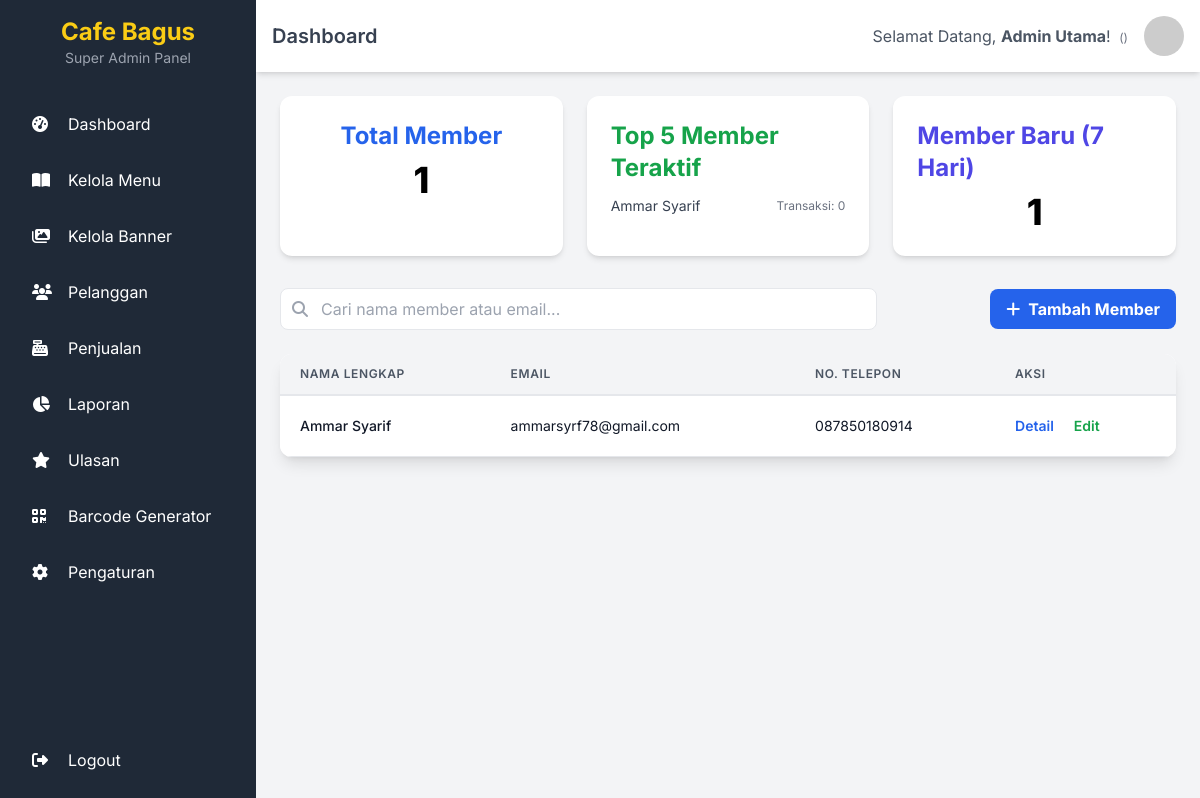
Page /admin/pelanggan/pelanggan.php (signed in) on the committed database.
### tables this page shows
CREATE TABLE `settings` (
  `id` int(10) UNSIGNED NOT NULL,
  `setting_name` varchar(191) NOT NULL,
  `setting_value` text DEFAULT NULL,
  `created_at` timestamp NOT NULL DEFAULT current_timestamp()
);

CREATE TABLE `members` (
  `id` int(10) UNSIGNED NOT NULL,
  `name` varchar(255) NOT NULL,
  `email` varchar(255) NOT NULL,
  `password` varchar(255) NOT NULL,
  `phone` varchar(30) DEFAULT NULL,
  `phone_number` varchar(30) DEFAULT NULL,
  `profile_image_url` varchar(255) DEFAULT NULL,
  `created_at` timestamp NOT NULL DEFAULT current_timestamp()
);

### admin/pelanggan/pelanggan.php (the view, shortened to what this page needs)
<?php
require_once '../includes/header.php';
require_once '../../app/config/db_connect.php';
$members = [];
$sql = "SELECT id, name, email, phone_number FROM members ORDER BY created_at DESC";
$result = $conn->query($sql);
if ($result && $result->num_rows > 0) {
    while ($row = $result->fetch_assoc()) {
        $members[] = $row;
    }
}
$total_members = count($members);
$top_members = [];
$top_sql = "SELECT m.id, m.name, m.email, COUNT(o.id) as transaksi FROM members m LEFT JOIN orders o ON m.id = o.member_id GROUP BY m.id ORDER BY transaksi DESC, m.name ASC LIMIT 5";
$top_result = $conn->query($top_sql);
if ($top_result && $top_result->num_rows > 0) {
    while ($row = $top_result->fetch_assoc()) {
        $top_members[] = $row;
    }
}
$new_members = 0;
$new_sql = "SELECT COUNT(*) as baru FROM members WHERE created_at >= DATE_SUB(NOW(), INTERVAL 7 DAY)";
$new_result = $conn->query($new_sql);
if ($new_result) {
    $new_members = $new_result->fetch_assoc()['baru'] ?? 0;
}
?>
<div class="container mx-auto">
    <div class="grid grid-cols-1 md:grid-cols-3 gap-6 mb-8">
        <div class="bg-white rounded-xl shadow-md p-6 flex flex-col items-center">
            <div class="text-2xl font-bold text-blue-600 mb-2">Total Member</div>
            <div class="text-4xl font-extrabold"><?= $total_members ?></div>
        </div>
        <div class="bg-white rounded-xl shadow-md p-6 flex flex-col items-center">
            <div class="text-2xl font-bold text-green-600 mb-2">Top 5 Member Teraktif</div>
            <ul class="text-gray-700 text-sm w-full">
                <?php foreach ($top_members as $tm): ?>
                    <li class="flex justify-between items-center py-1 border-b last:border-b-0">
                        <span><?= htmlspecialchars($tm['name']) ?></span>
                        <span class="text-xs text-gray-500">Transaksi: <?= $tm['transaksi'] ?></span>
                    </li>
                <?php endforeach; ?>
            </ul>
        </div>
        <div class="bg-white rounded-xl shadow-md p-6 flex flex-col items-center">
            <div class="text-2xl font-bold text-indigo-600 mb-2">Member Baru (7 Hari)</div>
            <div class="text-4xl font-extrabold"><?= $new_members ?></div>
        </div>
    </div>
    <div class="flex flex-col sm:flex-row justify-between items-center mb-6 gap-4">
        <div class="w-full sm:w-2/3">
            <div class="relative">
                <span class="absolute inset-y-0 left-0 flex items-center pl-3">
                    <i class="fas fa-search text-gray-400"></i>
                </span>
                <input type="text" id="searchInput" class="w-full pl-10 pr-4 py-2 border rounded-lg focus:outline-none focus:ring-2 focus:ring-blue-500" placeholder="Cari nama member atau email...">
            </div>
        </div>
        <a href="tambah_pelanggan.php" class="w-full sm:w-auto bg-blue-600 hover:bg-blue-700 text-white font-bold py-2 px-4 rounded-lg flex items-center justify-center">
            <i class="fas fa-plus mr-2"></i> Tambah Member
        </a>
    </div>
    <div class="bg-white rounded-xl shadow-lg overflow-x-auto">
        <table class="min-w-full leading-normal">
            <thead>
                <tr class="bg-gray-100">
                    <th class="px-5 py-3 border-b-2 border-gray-200 text-left text-xs font-semibold text-gray-600 uppercase tracking-wider">
                        Nama Lengkap
                    </th>
                    <th class="px-5 py-3 border-b-2 border-gray-200 text-left text-xs font-semibold text-gray-600 uppercase tracking-wider">
                        Email
                    </th>
                    <th class="px-5 py-3 border-b-2 border-gray-200 text-left text-xs font-semibold text-gray-600 uppercase tracking-wider">
                        No. Telepon
                    </th>
                    <th class="px-5 py-3 border-b-2 border-gray-200 text-left text-xs font-semibold text-gray-600 uppercase tracking-wider">
                        Aksi
                    </th>
                </tr>
            </thead>
            <tbody id="customer-table-body">
                <?php if (!empty($members)): ?>
                    <?php foreach ($members as $member): ?>
                        <tr class="customer-row" data-name="<?= strtolower(htmlspecialchars($member['name'])) ?>" data-email="<?= strtolower(htmlspecialchars($member['email'] ?? '')) ?>">
                            <td class="px-5 py-5 border-b border-gray-200 bg-white text-sm">
                                <p class="text-gray-900 whitespace-no-wrap font-medium"><?= htmlspecialchars($member['name']) ?></p>
                            </td>
                            <td class="px-5 py-5 border-b border-gray-200 bg-white text-sm">
                                <p class="text-gray-900 whitespace-no-wrap"><?= htmlspecialchars($member['email'] ?? 'Tidak ada email') ?></p>
                            </td>
                            <td class="px-5 py-5 border-b border-gray-200 bg-white text-sm">
                                <p class="text-gray-900 whitespace-no-wrap"><?= htmlspecialchars($member['phone_number'] ?? 'Tidak ada no. telp') ?></p>
                            </td>
                            <td class="px-5 py-5 border-b border-gray-200 bg-white text-sm">
                                <a href="detail_pelanggan.php?id=<?= $member['id'] ?>" class="text-blue-600 hover:text-blue-800 font-semibold mr-4">Detail</a>
                                <a href="edit_pelanggan.php?id=<?= $member['id'] ?>" class="text-green-600 hover:text-green-800 font-semibold">Edit</a>
                            </td>
                        </tr>
                    <?php endforeach; ?>
                <?php endif; ?>
            </tbody>
        </table>
    </div>
</div>
<?php
require_once '../includes/footer.php';
?>

### admin/includes/header.php (shortened to what this page needs)
<?php
require_once __DIR__ . '/../../app/config/config.php';
$nama_toko = 'Toko Kopi Anda';
try {
    $stmt = $pdo->prepare("SELECT setting_value FROM settings WHERE setting_name = 'cafe_name'");
    $stmt->execute();
    $pengaturan = $stmt->fetch(PDO::FETCH_ASSOC);
    if ($pengaturan && !empty($pengaturan['setting_value'])) {
        $nama_toko = $pengaturan['setting_value'];
    }
} catch (PDOException $e) {
}
$user_name = 'Admin';
try {
    if (isset($_SESSION['user']) && is_array($_SESSION['user'])) {
        if (!empty($_SESSION['user']['name'])) {
            $user_name = $_SESSION['user']['name'];
        }
    }
} catch (PDOException $e) {
    error_log("Error fetching user name: " . $e->getMessage());
}
?>
<!DOCTYPE html>
<html lang="id">
<head>
    <script src="https://cdn.tailwindcss.com"></script>
    <link rel="stylesheet" href="https://cdnjs.cloudflare.com/ajax/libs/font-awesome/6.5.1/css/all.min.css">
</head>
<body class="bg-gray-100 h-screen overflow-hidden relative">
    <div class="flex h-full">
        <aside id="sidebar" class="w-64 bg-gray-800 text-white p-4 flex-col fixed inset-y-0 left-0 transform -translate-x-full md:relative md:translate-x-0 transition-transform duration-300 ease-in-out z-30 flex">
            <div class="mb-8 text-center">
                <h1 class="text-2xl font-bold text-yellow-400"><?= htmlspecialchars($nama_toko) ?></h1>
                <p class="text-sm text-gray-400">Super Admin Panel</p>
            </div>
            <nav class="flex-grow">
                <a href="<?= BASE_URL ?>admin/index.php" class="sidebar-link flex items-center py-3 px-4 rounded-lg transition duration-200 hover:bg-gray-700">
                    <i class="fas fa-tachometer-alt w-6 mr-3"></i> Dashboard
                </a>
                <a href="<?= BASE_URL ?>admin/menu/kelolamenu.php" class="sidebar-link flex items-center py-3 px-4 rounded-lg transition duration-200 hover:bg-gray-700 mt-2">
                    <i class="fas fa-book-open w-6 mr-3"></i> Kelola Menu
                </a>
                <a href="<?= BASE_URL ?>admin/banner/kelola_banner.php" class="sidebar-link flex items-center py-3 px-4 rounded-lg transition duration-200 hover:bg-gray-700 mt-2">
                    <i class="fas fa-images w-6 mr-3"></i> Kelola Banner
                </a>
                <a href="<?= BASE_URL ?>admin/pelanggan/pelanggan.php" class="sidebar-link flex items-center py-3 px-4 rounded-lg transition duration-200 hover:bg-gray-700 mt-2">
                    <i class="fas fa-users w-6 mr-3"></i> Pelanggan
                </a>
                <a href="<?= BASE_URL ?>admin/penjualan/penjualan.php" class="sidebar-link flex items-center py-3 px-4 rounded-lg transition duration-200 hover:bg-gray-700 mt-2">
                    <i class="fas fa-cash-register w-6 mr-3"></i> Penjualan
                </a>
                <a href="<?= BASE_URL ?>admin/laporan.php" class="sidebar-link flex items-center py-3 px-4 rounded-lg transition duration-200 hover:bg-gray-700 mt-2">
                    <i class="fas fa-chart-pie w-6 mr-3"></i> Laporan
                </a>
                <a href="<?= BASE_URL ?>admin/ulasan.php" class="sidebar-link flex items-center py-3 px-4 rounded-lg transition duration-200 hover:bg-gray-700 mt-2">
                    <i class="fas fa-star w-6 mr-3"></i> Ulasan
                </a>
                <a href="<?= BASE_URL ?>admin/barcode_generator.php" class="sidebar-link flex items-center py-3 px-4 rounded-lg transition duration-200 hover:bg-gray-700 mt-2">
                    <i class="fas fa-qrcode w-6 mr-3"></i> Barcode Generator
                </a>
                <a href="<?= BASE_URL ?>admin/pengaturan.php" class="sidebar-link flex items-center py-3 px-4 rounded-lg transition duration-200 hover:bg-gray-700 mt-2">
                    <i class="fas fa-cog w-6 mr-3"></i> Pengaturan
                </a>
            </nav>
            <div class="mt-auto">
                <a href="<?= BASE_URL ?>auth/admin_logout.php" class="sidebar-link flex items-center py-3 px-4 rounded-lg transition duration-200 hover:bg-red-700 mt-2">
                    <i class="fas fa-sign-out-alt w-6 mr-3"></i> Logout
                </a>
            </div>
        </aside>
        <div class="flex-1 flex flex-col overflow-hidden">
            <header class="bg-white shadow-md p-4 flex justify-between items-center sticky top-0 z-10">
                <div class="flex items-center">
                    <h2 class="text-xl font-semibold text-gray-700" id="page-title">Dashboard</h2>
                </div>
                <div class="flex items-center">
                    <span class="text-gray-600 mr-4 hidden sm:block">
                        Selamat Datang, <strong><?= htmlspecialchars($user_name) ?></strong>!
                        <span class="text-xs text-gray-500 ml-1">(<?= ucfirst($_SESSION['admin_role'] ?? '') ?>)</span>
                    </span>
                    <img src="https://placehold.co/40x40/5958A1/FFFFFF?text=A" alt="Admin" class="rounded-full">
                </div>
            </header>
            <main class="p-6 flex-1 overflow-y-auto">

### admin/includes/header.php (style rules this page uses)
body { font-family: 'Inter', sans-serif; }

### rows in the picture
settings: setting_value "Cafe Bagus"
members: name "Ammar Syarif", transaksi "0", email "ammarsyrf78@gmail.com", phone_number "087850180914"

### other values in the picture
$user_name "Admin Utama"
$total_members "1"
$new_members "1"
